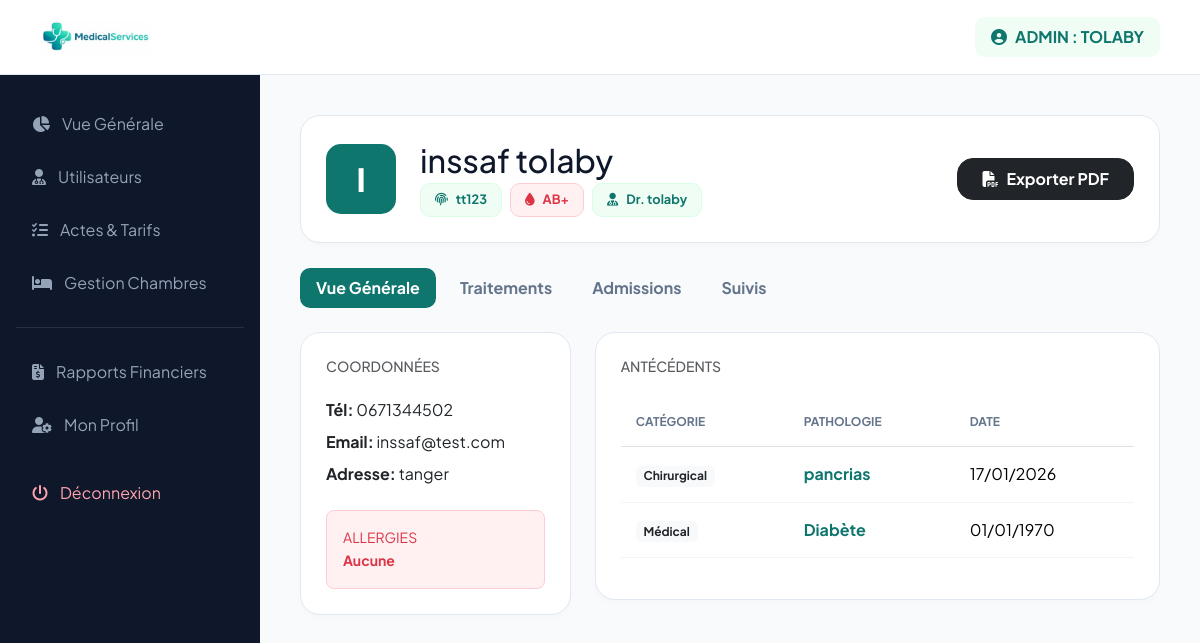
Screenshot of /connexion_admin/dossier_patient.php?id=16 (signed in) with the database file from the repository.
### tables this page shows
CREATE TABLE `utilisateurs` (
  `id_user` int(11) NOT NULL,
  `cin` varchar(255) NOT NULL,
  `matricule` varchar(255) NOT NULL,
  `nom` varchar(50) DEFAULT NULL,
  `prenom` varchar(50) DEFAULT NULL,
  `email` varchar(50) DEFAULT NULL,
  `mot_de_passe` varchar(255) DEFAULT NULL,
  `telephone` int(11) NOT NULL,
  `adresse` text NOT NULL,
  `photo` varchar(255) NOT NULL DEFAULT '''default_avatar.png''',
  `role` enum('infirmier','admin','medecin','secretaire') DEFAULT NULL,
  `specialite` varchar(255) NOT NULL DEFAULT 'Généraliste',
  `statut_compte` enum('actif','suspendu','conge') NOT NULL,
  `date_embauche` date NOT NULL DEFAULT current_timestamp(),
  `derniere_connexion` datetime DEFAULT NULL,
  `created_at` timestamp NOT NULL DEFAULT current_timestamp()
);

CREATE TABLE `patients` (
  `id_patient` int(11) NOT NULL,
  `CIN` varchar(10) NOT NULL,
  `nom` varchar(50) NOT NULL,
  `prenom` varchar(50) NOT NULL,
  `date_naissance` date DEFAULT NULL,
  `sexe` varchar(255) DEFAULT NULL,
  `adresse` varchar(100) DEFAULT NULL,
  `telephone` varchar(20) DEFAULT NULL,
  `email` varchar(50) DEFAULT NULL,
  `groupe_sanguin` varchar(255) NOT NULL,
  `statut` varchar(255) NOT NULL DEFAULT 'stable',
  `allergies` text NOT NULL,
  `date_inscription` timestamp NOT NULL DEFAULT current_timestamp(),
  `id_medecin` int(11) NOT NULL
);

CREATE TABLE `antecedents` (
  `id_ante` int(11) NOT NULL,
  `id_patient` int(11) NOT NULL,
  `categorie` enum('Médical','Chirurgical') NOT NULL,
  `nom_pathologie` varchar(255) NOT NULL,
  `description` text NOT NULL,
  `date_evenement` varchar(255) NOT NULL,
  `date_enregistrement` timestamp NOT NULL DEFAULT current_timestamp()
);

### connexion_admin/dossier_patient.php (the view, shortened to what this page needs)
<?php
include("../config/connexion.php");
$id_patient = isset($_GET['id']) ? intval($_GET['id']) : 0;
$query = "SELECT p.*, u.nom as med_nom, u.prenom as med_prenom
          FROM patients p
          LEFT JOIN utilisateurs u ON p.id_medecin = u.id_user
          WHERE p.id_patient = ?";
$stmt = $pdo->prepare($query);
$stmt->execute([$id_patient]);
$patient = $stmt->fetch(PDO::FETCH_ASSOC);
$list_ante = $pdo->prepare("SELECT * FROM antecedents WHERE id_patient = ? ORDER BY date_evenement DESC");
$list_ante->execute([$id_patient]);
$list_ante = $list_ante->fetchAll(PDO::FETCH_ASSOC);
$stmt_admin = $pdo->prepare("SELECT nom, prenom FROM utilisateurs WHERE id_user = ?");
$stmt_admin->execute([$_SESSION['user_id']]);
$admin = $stmt_admin->fetch(PDO::FETCH_ASSOC);
?>
<!DOCTYPE html>
<html lang="fr">
<head>
    <link rel="stylesheet" href="https://cdnjs.cloudflare.com/ajax/libs/font-awesome/6.5.0/css/all.min.css">
    <link href="https://cdn.jsdelivr.net/npm/bootstrap@5.3.2/dist/css/bootstrap.min.css" rel="stylesheet">
</head>
<body>
<header>
    <img src="../images/logo_app2.png" alt="Logo" style="height: 35px;">
    <div style="background: var(--primary-soft); color: var(--primary); padding: 8px 16px; border-radius: 10px; font-weight: 700;">
        <i class="fa-solid fa-circle-user me-2"></i>ADMIN : <?= strtoupper($admin['nom']) ?>
    </div>
</header>
 <aside class="sidebar">
        <a href="dashboard_admin.php" ><i class="fa-solid fa-chart-pie"></i> Vue Générale</a>
        <a href="utilisateurs.php"><i class="fa-solid fa-user-md"></i> Utilisateurs</a>
        <a href="prestations.php" ><i class="fa-solid fa-list-check"></i> Actes & Tarifs</a>
        <a href="chambres.php"><i class="fa-solid fa-bed"></i> Gestion Chambres</a>
        <div style="height: 1px; background: rgba(255,255,255,0.1); margin: 20px 0;"></div>
        <a href="facturation_list.php"><i class="fa-solid fa-file-invoice-dollar"></i> Rapports Financiers</a>
        <a href="profil.php" class="<?= basename($_SERVER['PHP_SELF']) == 'profil.php' ? 'active' : '' ?>">
        <i class="fa-solid fa-user-gear"></i> Mon Profil
        </a>
        <a href="../logout.php" style="color: #fda4af; margin-top: 20px;"><i class="fa-solid fa-power-off"></i> Déconnexion</a>
    </aside>
<div class="main-wrapper">
    <main class="content-container">
        <div class="glass-card d-flex justify-content-between align-items-center">
            <div class="d-flex align-items-center gap-4">
                <div class="avatar-box"><?= strtoupper(substr($patient['nom'], 0, 1)) ?></div>
                <div>
                    <h2 class="fw-800 mb-1" style="color: #0f172a;"><?= htmlspecialchars($patient['nom'].' '.$patient['prenom']) ?></h2>
                    <div class="d-flex gap-2">
                        <span class="info-pill"><i class="fa-solid fa-fingerprint me-2"></i><?= $patient['CIN'] ?></span>
                        <span class="info-pill text-danger" style="background:#fff1f2; border-color:#fecdd3;"><i class="fa-solid fa-droplet me-2"></i><?= $patient['groupe_sanguin'] ?></span>
                        <span class="info-pill"><i class="fa-solid fa-user-doctor me-2"></i>Dr. <?= $patient['med_nom'] ?></span>
                    </div>
                </div>
            </div>
            <button class="btn btn-dark px-4 py-2 rounded-4 fw-bold btn-print" onclick="window.print()">
                <i class="fa-solid fa-file-pdf me-2"></i>Exporter PDF
            </button>
        </div>
        <ul class="nav nav-pills mb-4 gap-2" id="pills-tab" role="tablist">
            <li class="nav-item"><button class="nav-link active" data-bs-toggle="pill" data-bs-target="#tab-infos">Vue Générale</button></li>
            <li class="nav-item"><button class="nav-link" data-bs-toggle="pill" data-bs-target="#tab-traitements">Traitements</button></li>
            <li class="nav-item"><button class="nav-link" data-bs-toggle="pill" data-bs-target="#tab-admissions">Admissions</button></li>
            <li class="nav-item"><button class="nav-link" data-bs-toggle="pill" data-bs-target="#tab-suivi">Suivis</button></li>
        </ul>
        <div class="tab-content">
            <div class="tab-pane fade show active" id="tab-infos">
                <div class="row g-4">
                    <div class="col-md-4">
                        <div class="glass-card">
                            <h6 class="fw-800 text-uppercase small text-muted mb-4">Coordonnées</h6>
                            <p class="mb-2"><strong>Tél:</strong> <?= $patient['telephone'] ?></p>
                            <p class="mb-2"><strong>Email:</strong> <?= $patient['email'] ?></p>
                            <p class="mb-4"><strong>Adresse:</strong> <?= $patient['adresse'] ?></p>
                            <div class="p-3 rounded-3" style="background:#fff1f2; border:1px solid #fecdd3;">
                                <label class="text-danger small fw-800 d-block">ALLERGIES</label>
                                <span class="text-danger fw-bold small"><?= $patient['allergies'] ?: 'Aucune' ?></span>
                            </div>
                        </div>
                    </div>
                    <div class="col-md-8">
                        <div class="glass-card">
                            <h6 class="fw-800 text-uppercase small text-muted mb-4">Antécédents</h6>
                            <table class="table table-custom">
                                <thead><tr><th>Catégorie</th><th>Pathologie</th><th>Date</th></tr></thead>
                                <tbody>
                                    <?php foreach($list_ante as $a): ?>
                                    <tr>
                                        <td><span class="badge bg-light text-dark"><?= $a['categorie'] ?></span></td>
                                        <td class="fw-bold text-primary"><?= $a['nom_pathologie'] ?></td>
                                        <td><?= date('d/m/Y', strtotime($a['date_evenement'])) ?></td>
                                    </tr>
                                    <?php endforeach; ?>
                                </tbody>
                            </table>
                        </div>
                    </div>
                </div>
            </div>
        </div>
    </main>
</div>
</body>
</html>

### connexion_admin/dossier_patient.php (style rules this page uses)
:root { --primary: #0f766e; --primary-soft: #f0fdf4; --secondary: #64748b; --sidebar-bg: #0f172a; --bg-body: #f8fafc; --border: #e2e8f0; }
body { background: var(--bg-body); font-family: 'Plus Jakarta Sans', sans-serif; display: flex; min-height: 100vh; margin: 0; }
header { background: #ffffff; padding: 0 40px; height: 75px; display: flex; justify-content: space-between; align-items: center; border-bottom: 1px solid var(--border); position: fixed; width: 100%; top: 0; z-index: 1050; }
.sidebar { width: 260px; background: var(--sidebar-bg); height: 100vh; position: fixed; top: 0; padding: 100px 16px 24px; z-index: 1000; }
.sidebar a { display: flex; align-items: center; gap: 12px; color: #94a3b8; text-decoration: none; padding: 12px 16px; border-radius: 10px; margin-bottom: 5px; transition: 0.3s; }
.main-wrapper { flex: 1; margin-left: 260px; padding-top: 75px; }
.content-container { padding: 40px; }
.glass-card { background: white; border-radius: 20px; padding: 25px; border: 1px solid var(--border); box-shadow: 0 4px 6px -1px rgba(0,0,0,0.02); margin-bottom: 25px; }
.text-primary, .fw-bold.text-primary { color: var(--primary) !important; }
.avatar-box { width: 70px; height: 70px; background: var(--primary); border-radius: 15px; color: white; display: flex; align-items: center; justify-content: center; font-size: 2rem; font-weight: 800; }
.info-pill { background: var(--primary-soft); padding: 6px 14px; border-radius: 10px; font-size: 0.8rem; font-weight: 700; color: var(--primary); border: 1px solid #dcfce7; }
.nav-pills .nav-link { color: var(--secondary); font-weight: 700; border-radius: 10px; }
.nav-pills .nav-link.active { background: var(--primary) !important; color: white !important; }
.table-custom th { font-size: 0.75rem; text-transform: uppercase; color: var(--secondary); padding: 15px; }
.table-custom td { padding: 15px; vertical-align: middle; border-bottom: 1px solid #f1f5f9; }

### rows the page displays
utilisateurs: nom "TOLABY"
patients: nom "I", nom+prenom "inssaf tolaby", CIN "tt123", groupe_sanguin "AB+", utilisateurs.nom "tolaby", telephone "0671344502", email "inssaf@test.com", adresse "tanger", allergies "Aucune"
antecedents: categorie "Chirurgical", nom_pathologie "pancrias", date_evenement "17/01/2026"
antecedents: categorie "Médical", nom_pathologie "Diabète", date_evenement "01/01/1970"
